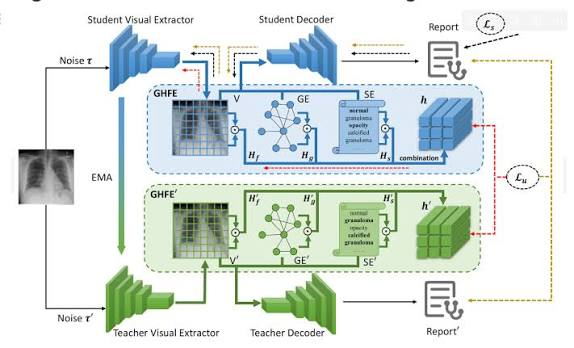
#> input picture materials/03_图表/流程图设计材料/reference_images/reference_style_feature.jpg, 574 x 348 px
$ python evaluate_metrics.py --real-dir '../../materials/03_图表/流程图设计材料/reference_images' --generated-dir '../../materials/03_图表/流程图设计材料/reference_images'
#> lines starting #> are read from the running program, lines starting #| are printed output that depends on the picture
# -*- coding: utf-8 -*-
import argparse
import csv
import math
import os
from pathlib import Path

import cv2
import numpy as np


IMAGE_EXTENSIONS = {".png", ".jpg", ".jpeg", ".bmp", ".tif", ".tiff"}


def read_gray_image(path, size=None):
    image = cv2.imread(str(path), cv2.IMREAD_GRAYSCALE)
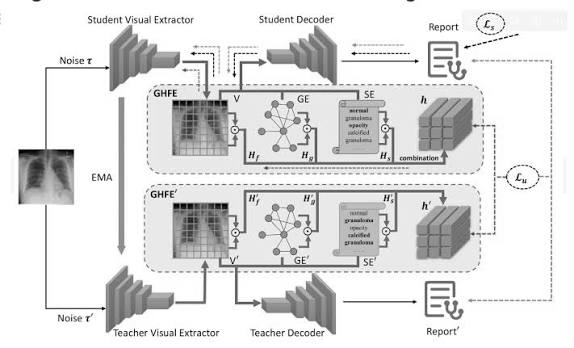
#> image: shape (348, 574); min 0, max 255, mean 224.5
    if image is None:
        raise ValueError(f"Can not read image: {path}")
    if size is not None and (image.shape[1], image.shape[0]) != size:
        image = cv2.resize(image, size, interpolation=cv2.INTER_AREA)
    return image.astype(np.float32) / 255.0


def list_images(folder):
    folder = Path(folder)
    return {
        path.stem: path
        for path in sorted(folder.iterdir())
        if path.is_file() and path.suffix.lower() in IMAGE_EXTENSIONS
    }


def filter_informative_slices(real_dir, brain_threshold=0.10):
    image_dict = list_images(real_dir)
    names = sorted(image_dict)
    valid_names = []
    excluded_names = []
    for name in names:
        img = read_gray_image(image_dict[name])
        brain_ratio = float(np.mean(img > 0.01))
#> brain_ratio = 0.999
        if brain_ratio >= brain_threshold:
            valid_names.append(name)
        else:
            excluded_names.append(name)
#> pass 2 of the loop in filter_informative_slices, `for name in names:`:
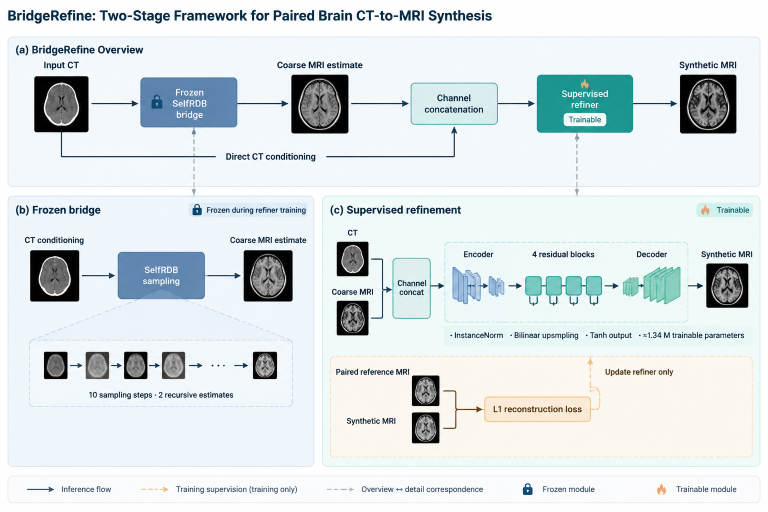
#> input picture materials/03_图表/流程图设计材料/reference_images/reference_style_main.png, 1536 x 1024 px (shown at 1/2 size)
#> in read_gray_image (call 2), `image = cv2.imread(str(path), cv2.IMREAD_GRAYSCALE)`:
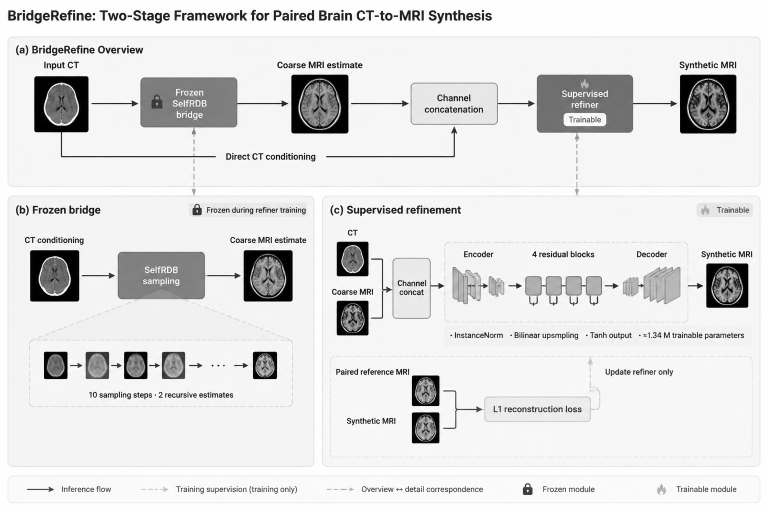
#> image: shape (1024, 1536) (shown at 1/2 size); min 0, max 255, mean 224.9
#> brain_ratio = 0.984
    return valid_names, excluded_names


def mse(real, generated):
    return float(np.mean((real - generated) ** 2))


def mae(real, generated):
    return float(np.mean(np.abs(real - generated)))


def psnr(real, generated, max_value=1.0):
    error = mse(real, generated)
    if error == 0:
        return float("inf")
    return float(10.0 * math.log10((max_value ** 2) / error))


def ssim(real, generated, max_value=1.0, window_size=11, sigma=1.5):
#> called with max_value = 1, window_size = 11, sigma = 1.5
    c1 = (0.01 * max_value) ** 2
    c2 = (0.03 * max_value) ** 2

    mu_x = cv2.GaussianBlur(real, (window_size, window_size), sigma)
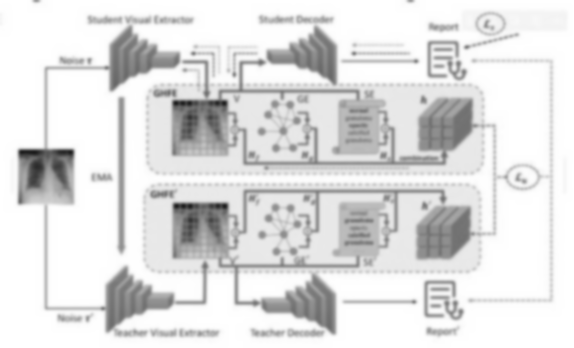
#> mu_x: shape (348, 574) float32; min 0.108, max 1, mean 0.881
    mu_y = cv2.GaussianBlur(generated, (window_size, window_size), sigma)

    mu_x_sq = mu_x ** 2
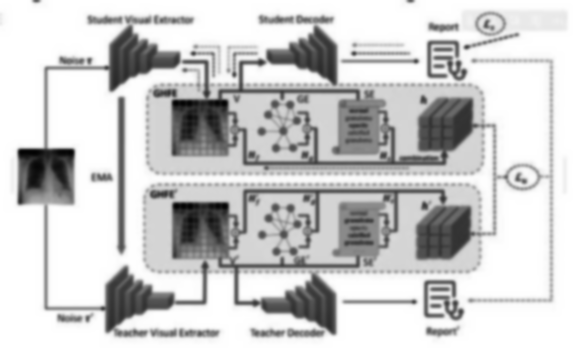
#> mu_x_sq: shape (348, 574) float32; min 0.0116, max 1, mean 0.802
    mu_y_sq = mu_y ** 2
    mu_xy = mu_x * mu_y

    sigma_x_sq = cv2.GaussianBlur(real ** 2, (window_size, window_size), sigma) - mu_x_sq
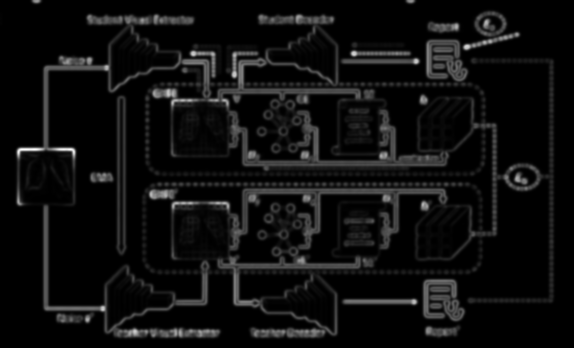
#> sigma_x_sq: shape (348, 574) float32; min -2.38e-07, max 0.173, mean 0.0102; drawn with min black and max white
    sigma_y_sq = cv2.GaussianBlur(generated ** 2, (window_size, window_size), sigma) - mu_y_sq
    sigma_xy = cv2.GaussianBlur(real * generated, (window_size, window_size), sigma) - mu_xy

    numerator = (2 * mu_xy + c1) * (2 * sigma_xy + c2)
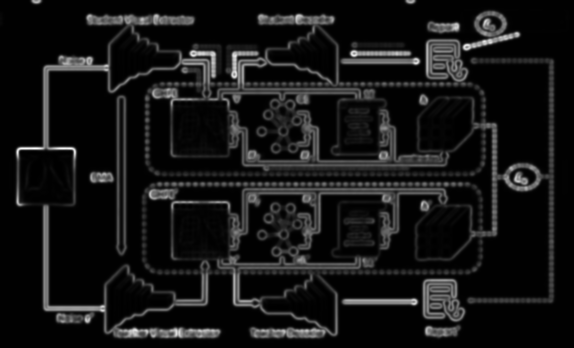
#> numerator: shape (348, 574) float32; min 0.000103, max 0.293, mean 0.0254; drawn with min black and max white
    denominator = (mu_x_sq + mu_y_sq + c1) * (sigma_x_sq + sigma_y_sq + c2)
    return float(np.mean(numerator / (denominator + 1e-12)))


def estimate_noise(image, kernel_size=5):
    denoised = cv2.GaussianBlur(image, (kernel_size, kernel_size), 0)
    return image - denoised


def kl_divergence(real_noise, generated_noise, bins=256, epsilon=1e-8):
    hist_range = (-1.0, 1.0)
    p, _ = np.histogram(real_noise.ravel(), bins=bins, range=hist_range, density=False)
    q, _ = np.histogram(generated_noise.ravel(), bins=bins, range=hist_range, density=False)

    p = p.astype(np.float64) + epsilon
    q = q.astype(np.float64) + epsilon
    p = p / p.sum()
    q = q / q.sum()
    return float(np.sum(p * np.log(p / q)))


def evaluate_pair(real_image, generated_image, ct_image=None):
    values = {
        "ssim": ssim(real_image, generated_image),
        "psnr": psnr(real_image, generated_image),
        "mse": mse(real_image, generated_image),
        "mae": mae(real_image, generated_image),
    }
#> in psnr, `error = mse(real, generated)`: error = 0
#> values = {'ssim': 1, 'psnr': inf, 'mse': 0, 'mae': 0}

    if ct_image is not None:
        real_ct_noise = estimate_noise(ct_image)
        generated_noise = estimate_noise(generated_image)
        values["kl_noise"] = kl_divergence(real_ct_noise, generated_noise)

    return values


def evaluate_folders(real_dir, generated_dir, ct_dir=None, csv_path=None, valid_names=None):
    real_images = list_images(real_dir)
    generated_images = list_images(generated_dir)
    ct_images = list_images(ct_dir) if ct_dir else {}

    if valid_names is not None:
        common_names = [n for n in valid_names if n in real_images and n in generated_images]
    else:
        common_names = sorted(set(real_images) & set(generated_images))

    if not common_names:
        raise ValueError("No paired images found")

    rows = []
    for name in common_names:
        real_path = real_images[name]
        generated_path = generated_images[name]

        real_image = read_gray_image(real_path)
        target_size = (real_image.shape[1], real_image.shape[0])
        generated_image = read_gray_image(generated_path, size=target_size)

        ct_image = None
        has_ct_images = bool(ct_images)
        if name in ct_images:
            ct_image = read_gray_image(ct_images[name], size=target_size)

        row = {"name": name}
        row.update(evaluate_pair(real_image, generated_image, ct_image))
        if has_ct_images and "kl_noise" not in row:
            row["kl_noise"] = np.nan
        rows.append(row)
#> pass 2 of the loop in evaluate_folders, `for name in common_names:`:
#> mu_x: shape (1024, 1536) float32
#> mu_x_sq: shape (1024, 1536) float32
#> sigma_x_sq: shape (1024, 1536) float32
#> in ssim (call 2), `numerator = (2 * mu_xy + c1) * (2 * sigma_xy + c2)`:
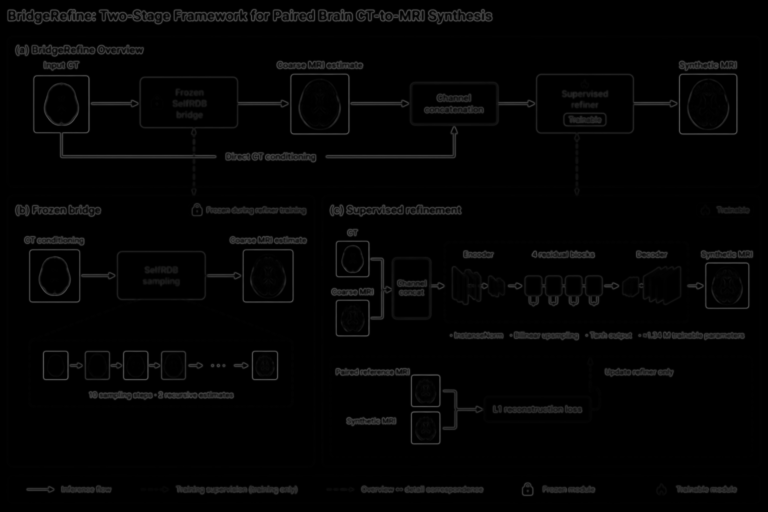
#> numerator: shape (1024, 1536) float32 (shown at 1/2 size); min 9e-08, max 0.324, mean 0.0168

    metric_names = sorted({key for row in rows for key in row if key != "name"})
#> metric_names = ['mae', 'mse', 'psnr', 'ssim']
    summary = {}
    for metric in metric_names:
        values = np.array([row.get(metric, np.nan) for row in rows], dtype=np.float64)
        summary[f"mean_{metric}"] = float(np.nanmean(values))
        summary[f"median_{metric}"] = float(np.nanmedian(values))
        summary[f"std_{metric}"] = float(np.nanstd(values))
        summary[f"min_{metric}"] = float(np.nanmin(values))
        summary[f"max_{metric}"] = float(np.nanmax(values))
#> this loop made 4 passes
#> (metric, values) on passes 1 to 4: ('mae', [0, 0]), ('mse', [0, 0]), ('psnr', [inf, inf]), ('ssim', [1, 1])
#> after the loop, summary = 20 items

    if csv_path:
        csv_path = Path(csv_path)
        csv_path.parent.mkdir(parents=True, exist_ok=True)
        with csv_path.open("w", newline="", encoding="utf-8-sig") as file:
            writer = csv.DictWriter(file, fieldnames=["name", *metric_names])
            writer.writeheader()
            writer.writerows(rows)

            stat_names = ["mean", "median", "std", "min", "max"]
            for stat in stat_names:
                summary_row = {"name": stat}
                for metric in metric_names:
                    summary_row[metric] = summary.get(f"{stat}_{metric}", "")
                writer.writerow(summary_row)

    return rows, summary


def main():
    parser = argparse.ArgumentParser(description="Evaluate CT-to-MRI generated images.")
    parser.add_argument("--real-dir", required=True)
    parser.add_argument("--generated-dir", required=True)
    parser.add_argument("--ct-dir", default=None)
    parser.add_argument("--csv", default="result/evaluation_metrics.csv")
    parser.add_argument("--brain-threshold", type=float, default=0.10,
                        help="Min brain pixel ratio (0-1). Default 0.10 = 10%%")
    parser.add_argument("--test-patients", default=None, help="JSON file with test patient list")
    parser.add_argument("--no-filter", action="store_true",
                        help="Disable auto-filtering, use all slices")
    args = parser.parse_args()

    if args.no_filter:
        valid_names = None
        excluded = []
    else:
        valid_names, excluded = filter_informative_slices(args.real_dir, args.brain_threshold)

    rows, summary = evaluate_folders(
        real_dir=args.real_dir,
        generated_dir=args.generated_dir,
        ct_dir=args.ct_dir,
        csv_path=args.csv,
        valid_names=valid_names,
    )
#> rows = 2 items; summary = 20 items

    print(f"Total paired slices: {len(rows) + len(excluded)}")
#| Total paired slices: 2
    if excluded:
        print(f"Excluded (brain content < {args.brain_threshold:.0%}): {len(excluded)} slices")
        print(f"  Range: {excluded[0]} -- {excluded[-1]}")
    print(f"Evaluated: {len(rows)} slices")
#| Evaluated: 2 slices
    print(f"{'Metric':<12} {'Mean':>10} {'Median':>10} {'Std':>10} {'Min':>10} {'Max':>10}")
    print("-" * 62)
    metric_names = sorted({k.split("_", 1)[1] for k in summary if k.startswith("mean_")})
#> metric_names = ['mae', 'mse', 'psnr', 'ssim']
    for m in metric_names:
        mean_v = summary.get(f"mean_{m}", float("nan"))
        med_v  = summary.get(f"median_{m}", float("nan"))
        std_v  = summary.get(f"std_{m}", float("nan"))
        min_v  = summary.get(f"min_{m}", float("nan"))
        max_v  = summary.get(f"max_{m}", float("nan"))
        print(f"{m:<12} {mean_v:10.4f} {med_v:10.4f} {std_v:10.4f} {min_v:10.4f} {max_v:10.4f}")
#> this loop made 4 passes
#> (m, mean_v, med_v, std_v, min_v, max_v) on passes 1 to 4: ('mae', 0, 0, 0, 0, 0), ('mse', 0, 0, 0, 0, 0), ('psnr', inf, inf, nan, inf, inf), ('ssim', 1, 1, 0, 1, 1)
#| mae              0.0000     0.0000     0.0000     0.0000     0.0000
#| mse              0.0000     0.0000     0.0000     0.0000     0.0000
#| psnr                inf        inf        nan        inf        inf
#| ssim             1.0000     1.0000     0.0000     1.0000     1.0000
    print(f"\nCSV saved: {os.path.abspath(args.csv)}")


if __name__ == "__main__":
    main()
